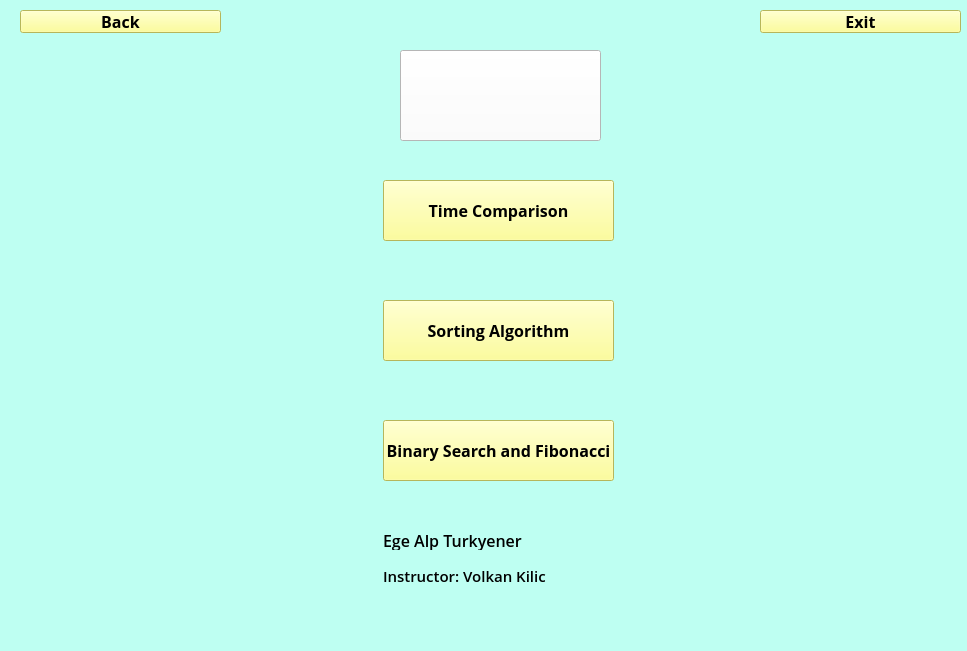
<?xml version="1.0" encoding="UTF-8"?>
<ui version="4.0">
 <class>MainWindow</class>
 <widget class="QMainWindow" name="MainWindow">
  <property name="geometry">
   <rect>
    <x>0</x>
    <y>0</y>
    <width>967</width>
    <height>651</height>
   </rect>
  </property>
  <property name="font">
   <font>
    <family>Open Sans</family>
   </font>
  </property>
  <property name="windowTitle">
   <string>MainWindow</string>
  </property>
  <property name="styleSheet">
   <string notr="true">background-color: rgb(190, 255, 242);</string>
  </property>
  <widget class="QWidget" name="centralwidget">
   <widget class="QStackedWidget" name="stackedWidget">
    <property name="geometry">
     <rect>
      <x>0</x>
      <y>40</y>
      <width>958</width>
      <height>661</height>
     </rect>
    </property>
    <property name="styleSheet">
     <string notr="true">background-color: rgb(190, 255, 242);</string>
    </property>
    <property name="currentIndex">
     <number>0</number>
    </property>
    <widget class="QWidget" name="page_2">
     <widget class="QPushButton" name="pushButton">
      <property name="geometry">
       <rect>
        <x>383</x>
        <y>140</y>
        <width>231</width>
        <height>61</height>
       </rect>
      </property>
      <property name="font">
       <font>
        <family>Open Sans</family>
        <pointsize>12</pointsize>
        <weight>75</weight>
        <bold>true</bold>
       </font>
      </property>
      <property name="styleSheet">
       <string notr="true">background-color: rgb(255, 255, 127);
color: rgb(0, 0, 0);</string>
      </property>
      <property name="text">
       <string>Time Comparison</string>
      </property>
     </widget>
     <widget class="QPushButton" name="pushButton_2">
      <property name="geometry">
       <rect>
        <x>383</x>
        <y>260</y>
        <width>231</width>
        <height>61</height>
       </rect>
      </property>
      <property name="font">
       <font>
        <family>Open Sans</family>
        <pointsize>12</pointsize>
        <weight>75</weight>
        <bold>true</bold>
       </font>
      </property>
      <property name="styleSheet">
       <string notr="true">background-color: rgb(255, 255, 127);
color: rgb(0, 0, 0);</string>
      </property>
      <property name="text">
       <string>Sorting Algorithm</string>
      </property>
     </widget>
     <widget class="QPushButton" name="pushButton_4">
      <property name="geometry">
       <rect>
        <x>383</x>
        <y>380</y>
        <width>231</width>
        <height>61</height>
       </rect>
      </property>
      <property name="font">
       <font>
        <family>Open Sans</family>
        <pointsize>12</pointsize>
        <weight>75</weight>
        <bold>true</bold>
       </font>
      </property>
      <property name="styleSheet">
       <string notr="true">background-color: rgb(255, 255, 127);
color: rgb(0, 0, 0);</string>
      </property>
      <property name="text">
       <string>Binary Search and Fibonacci</string>
      </property>
     </widget>
     <widget class="QPushButton" name="pushButton_5">
      <property name="geometry">
       <rect>
        <x>400</x>
        <y>10</y>
        <width>201</width>
        <height>91</height>
       </rect>
      </property>
      <property name="font">
       <font>
        <family>Open Sans</family>
       </font>
      </property>
      <property name="styleSheet">
       <string notr="true">background-color: rgb(255, 255, 255);
color: rgb(0, 0, 0);</string>
      </property>
      <property name="text">
       <string/>
      </property>
      <property name="icon">
       <iconset>
        <normaloff>ikc.png</normaloff>ikc.png</iconset>
      </property>
      <property name="iconSize">
       <size>
        <width>170</width>
        <height>200</height>
       </size>
      </property>
     </widget>
     <widget class="QLabel" name="label">
      <property name="geometry">
       <rect>
        <x>383</x>
        <y>490</y>
        <width>151</width>
        <height>21</height>
       </rect>
      </property>
      <property name="font">
       <font>
        <family>Open Sans Semibold</family>
        <pointsize>12</pointsize>
       </font>
      </property>
      <property name="text">
       <string>Ege Alp Turkyener</string>
      </property>
     </widget>
     <widget class="QLabel" name="label_2">
      <property name="geometry">
       <rect>
        <x>383</x>
        <y>510</y>
        <width>171</width>
        <height>51</height>
       </rect>
      </property>
      <property name="font">
       <font>
        <family>Open Sans Semibold</family>
        <pointsize>11</pointsize>
        <weight>50</weight>
        <bold>false</bold>
       </font>
      </property>
      <property name="text">
       <string>Instructor: Volkan Kilic</string>
      </property>
     </widget>
    </widget>
   </widget>
   <widget class="QPushButton" name="pushButton_3">
    <property name="geometry">
     <rect>
      <x>20</x>
      <y>10</y>
      <width>201</width>
      <height>23</height>
     </rect>
    </property>
    <property name="font">
     <font>
      <family>Open Sans</family>
      <pointsize>12</pointsize>
      <weight>75</weight>
      <bold>true</bold>
     </font>
    </property>
    <property name="styleSheet">
     <string notr="true">background-color: rgb(255, 255, 127);
color: rgb(0, 0, 0);</string>
    </property>
    <property name="text">
     <string>Back</string>
    </property>
   </widget>
   <widget class="QPushButton" name="pushButton_6">
    <property name="geometry">
     <rect>
      <x>760</x>
      <y>10</y>
      <width>201</width>
      <height>23</height>
     </rect>
    </property>
    <property name="font">
     <font>
      <family>Open Sans</family>
      <pointsize>12</pointsize>
      <weight>75</weight>
      <bold>true</bold>
     </font>
    </property>
    <property name="styleSheet">
     <string notr="true">background-color: rgb(255, 255, 127);
color: rgb(0, 0, 0);</string>
    </property>
    <property name="text">
     <string>Exit</string>
    </property>
   </widget>
  </widget>
  <widget class="QMenuBar" name="menubar">
   <property name="geometry">
    <rect>
     <x>0</x>
     <y>0</y>
     <width>967</width>
     <height>21</height>
    </rect>
   </property>
  </widget>
  <widget class="QStatusBar" name="statusbar"/>
 </widget>
 <resources/>
 <connections/>
</ui>
